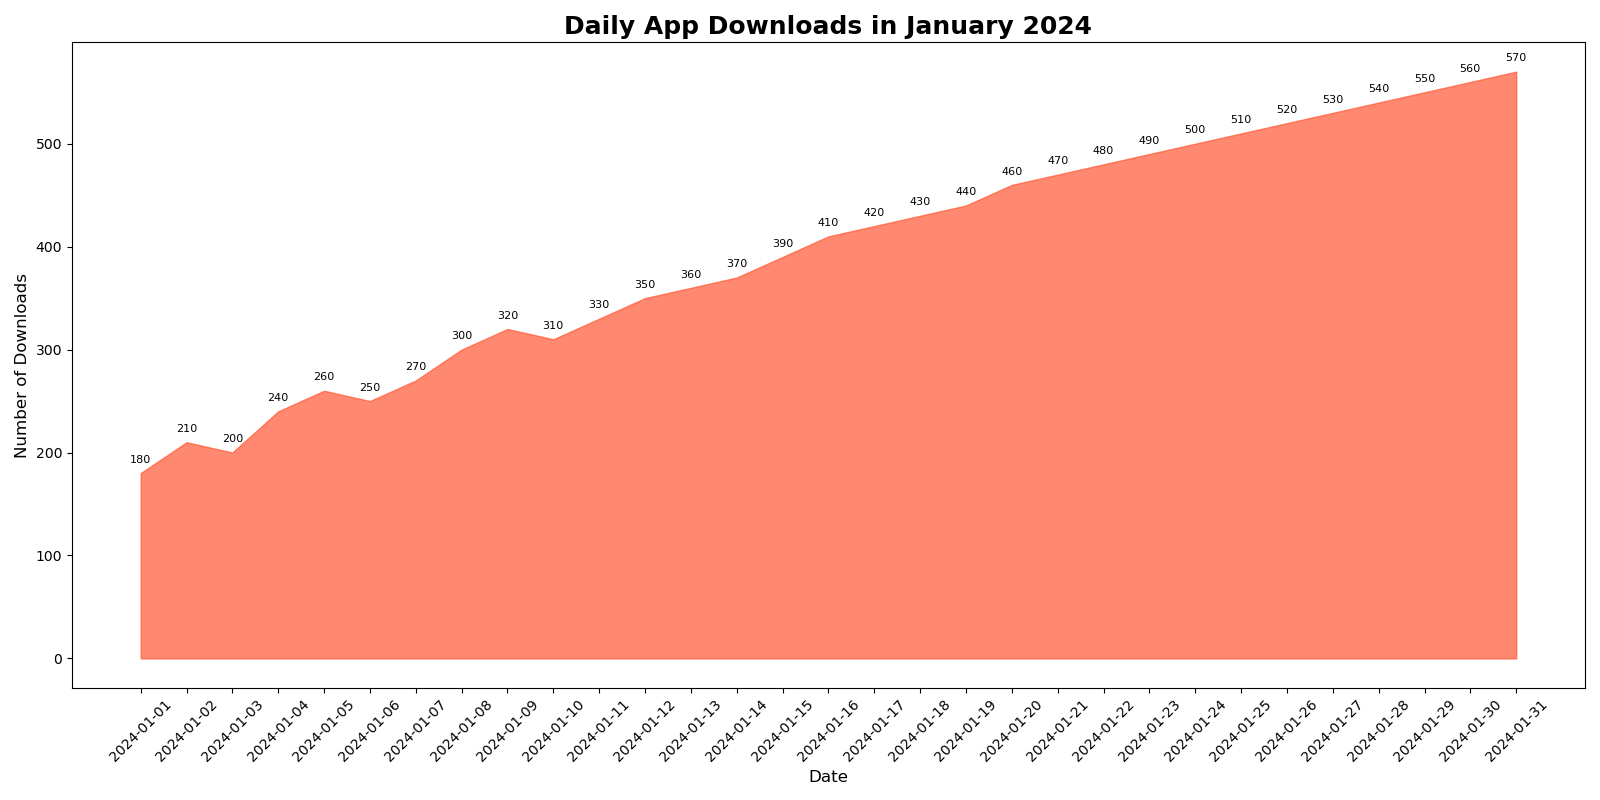

Write the Python code that produced this figure.
import matplotlib.pyplot as plt
import pandas as pd
from io import StringIO

data = """Date,Daily Downloads
2024-01-01,180
2024-01-02,210
2024-01-03,200
2024-01-04,240
2024-01-05,260
2024-01-06,250
2024-01-07,270
2024-01-08,300
2024-01-09,320
2024-01-10,310
2024-01-11,330
2024-01-12,350
2024-01-13,360
2024-01-14,370
2024-01-15,390
2024-01-16,410
2024-01-17,420
2024-01-18,430
2024-01-19,440
2024-01-20,460
2024-01-21,470
2024-01-22,480
2024-01-23,490
2024-01-24,500
2024-01-25,510
2024-01-26,520
2024-01-27,530
2024-01-28,540
2024-01-29,550
2024-01-30,560
2024-01-31,570"""

df = pd.read_csv(StringIO(data))

plt.figure(figsize=(16, 8))

plt.fill_between(df['Date'], df['Daily Downloads'], color="#FF5733", alpha=0.7)

plt.title("Daily App Downloads in January 2024", fontsize=18, fontweight='bold', loc='center')
plt.xlabel("Date", fontsize=12)
plt.ylabel("Number of Downloads", fontsize=12)

plt.xticks(rotation=45)
plt.tight_layout()

for i, row in df.iterrows():
    plt.text(row['Date'], row['Daily Downloads'] + 10, str(row['Daily Downloads']), color='black', fontsize=8, ha='center')

plt.show()
